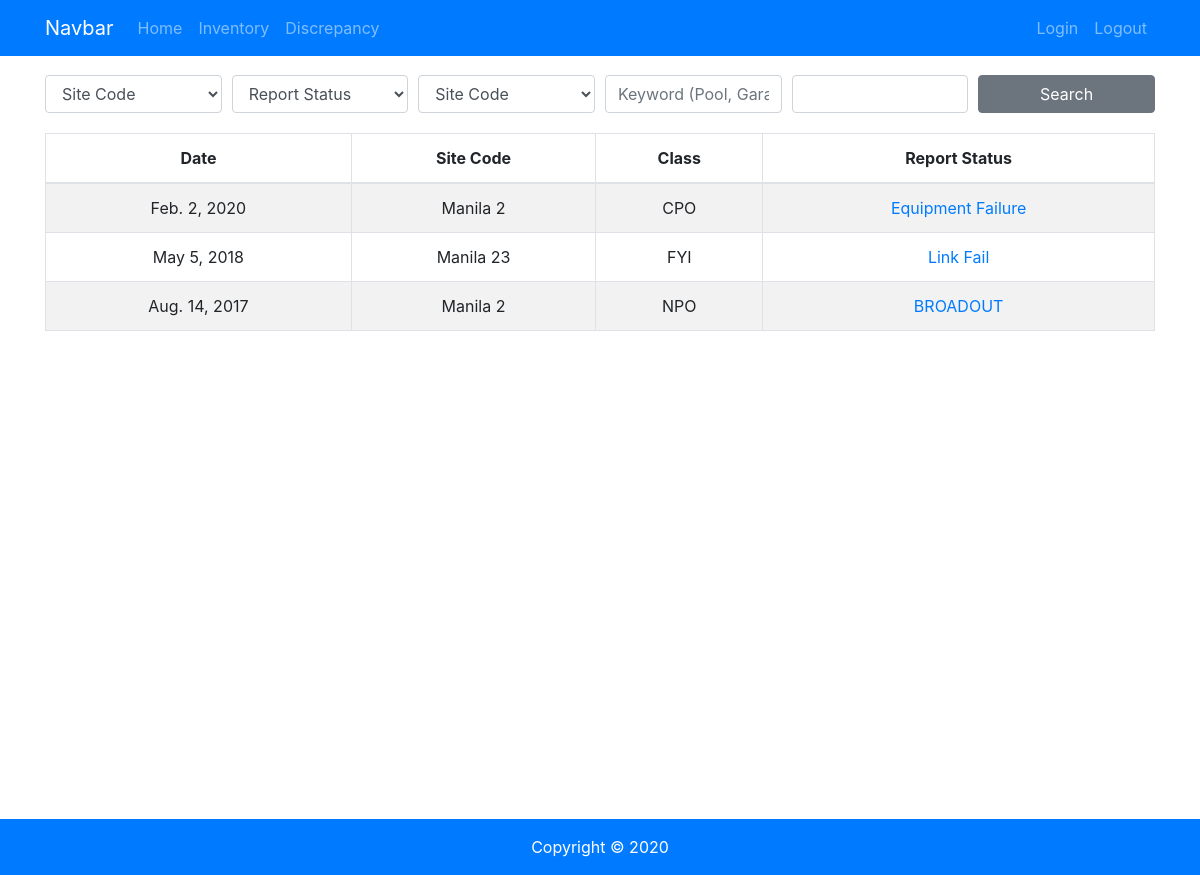
Before: /details/search/ with the older database file.
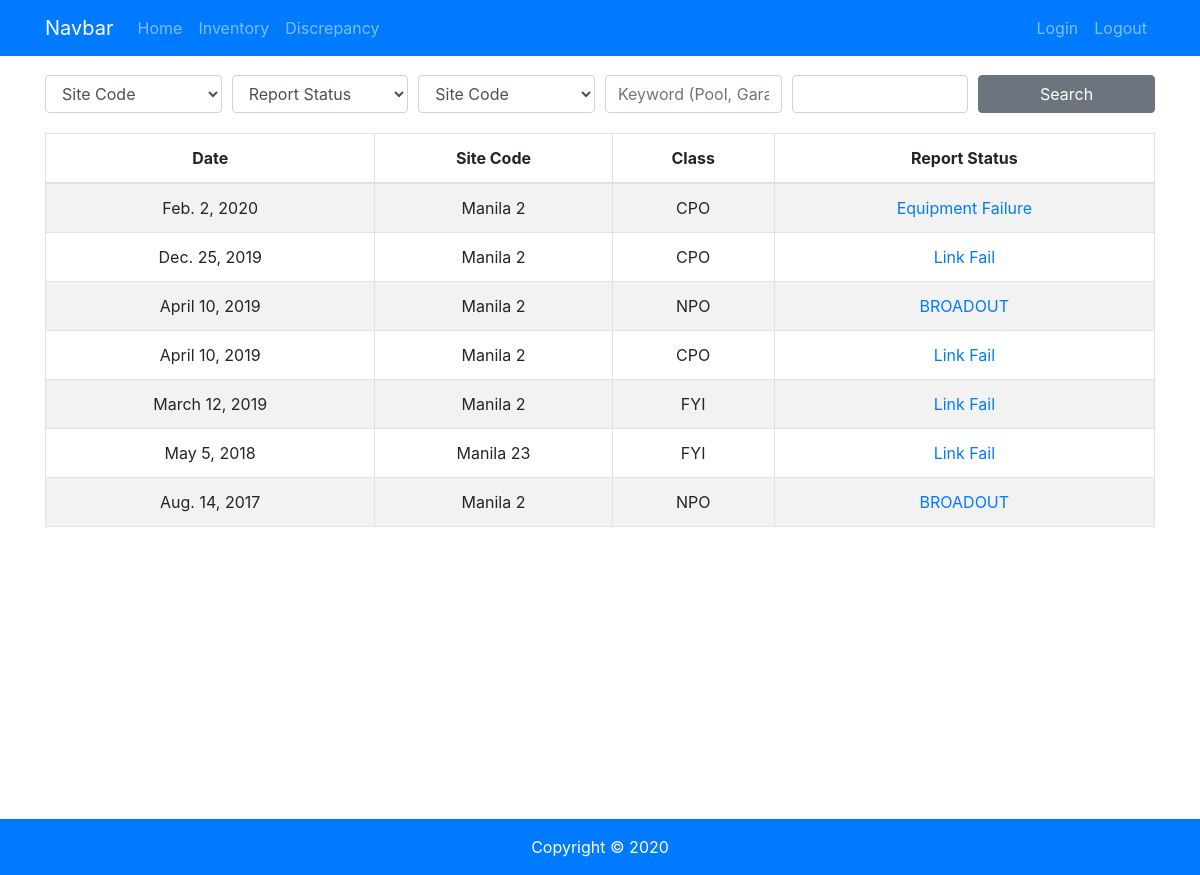
After: the same page with the newer database file.
### tx_discrepancy/models.py (models this page shows, shortened)
class Discrepancy(models.Model):
    date = models.DateField()
    site_class = models.CharField(max_length=10)
    report_status = models.CharField(max_length=20)
    description = models.TextField()
    sites = models.ForeignKey(Site,on_delete=models.CASCADE)
    class Meta:
      verbose_name_plural = "Discrepancies"

class Site(models.Model):
  code = models.CharField(max_length=10)
  name = models.CharField(max_length=120)
  def __str__(self):
    return self.name

### details/views.py (the view)
# urls.py: path('search/',views.search,name='search')
def search(request):
    query_set = Discrepancy.objects.order_by('-date')
    if 'site_class' in request.GET:
        site_class = request.GET['site_class']
        if site_class:
            query_set = query_set.filter(site_class__iexact=site_class)
    if 'report_status' in request.GET:
        report_status = request.GET['report_status']
        if report_status:
            query_set = query_set.filter(report_status__iexact=report_status)
    if 'sites' in request.GET:
        sites = request.GET['sites']
        if sites:
            query_set = query_set.filter(sites__code__iexact=sites)
    context = {
        'discrepancies':query_set,
        'site_class_choices':site_class_choices,
        'report_status_choices':report_status_choices,
        'site_code_choices':site_code_choices,
        'values':request.GET,
    }
    return render(request,'details/search.html',context)

### templates/details/search.html (shortened to what this page needs)
{% extends 'base.html' %}
{% block content %}
<section id="showcase-inner" class="showcase-search text-white pb-3">
  <div class="container">
    <div class="row text-center">
      <div class="col-md-12">
        <form action="{% url 'search' %}">
          <div class="form-row">
            <div class="col-md-2 mb-1">
              <select name="site_class" class="form-control">
                <option value="">Site Code </option>
              </select>
            </div>
            <div class="col-md-2 mb-1">
              <select name="report_status" class="form-control">
                <option value="">Report Status</option>
              </select>
            </div>
            <div class="col-md-2 mb-1">
              <select name="sites" class="form-control">
                <option value="">Site Code</option>
              </select>
            </div>
            <div class="col-md-2  mb-1">
              <input type="text" name="keywords" class="form-control" placeholder="Keyword (Pool, Garage, etc)" value="">
            </div>
            <div class="col-md-2 mb-1">
              <input type="text" name="keywords" class="form-control" placeholder="Keyword (Pool, Garage, etc)" value=" ">
            </div>
            <div class="col-md-2 mb-1">
              <button class="btn btn-secondary btn-block" type="submit">Search</button>
            </div>
          </div>
        </form>
      </div>
    </div>
  </div>
</section>
<div class="container" id="table-container">
    <table class="table table-bordered table-striped text-center">
      <thead>
        <tr>
          <th>Date</th>
          <th>Site Code</th>
          <th>Class</th>
          <th>Report Status</th>
        </tr>
      </thead>
      <tbody>
        {% for discrepancy in discrepancies %}
        <tr>
          <td>{{ discrepancy.date }}  </td>
          <td>{{ discrepancy.sites}}  </td>
          <td>{{ discrepancy.site_class }}  </td>
          <td><a href="{% url 'details' discrepancy.id %}" class="href">{{ discrepancy.report_status }}  </a></td>
        </tr>
        {% endfor %}
      </tbody>
    </table>
  </div>
{% endblock content %}

Changed rows visible on the page:
added Discrepancy: date "Dec. 25, 2019", sites "Manila 2", site_class "CPO", report_status "Link Fail"
added Discrepancy: date "April 10, 2019", sites "Manila 2", site_class "NPO", report_status "BROADOUT"
added Discrepancy: date "April 10, 2019", sites "Manila 2", site_class "CPO", report_status "Link Fail"
added Discrepancy: date "March 12, 2019", sites "Manila 2", site_class "FYI", report_status "Link Fail"
